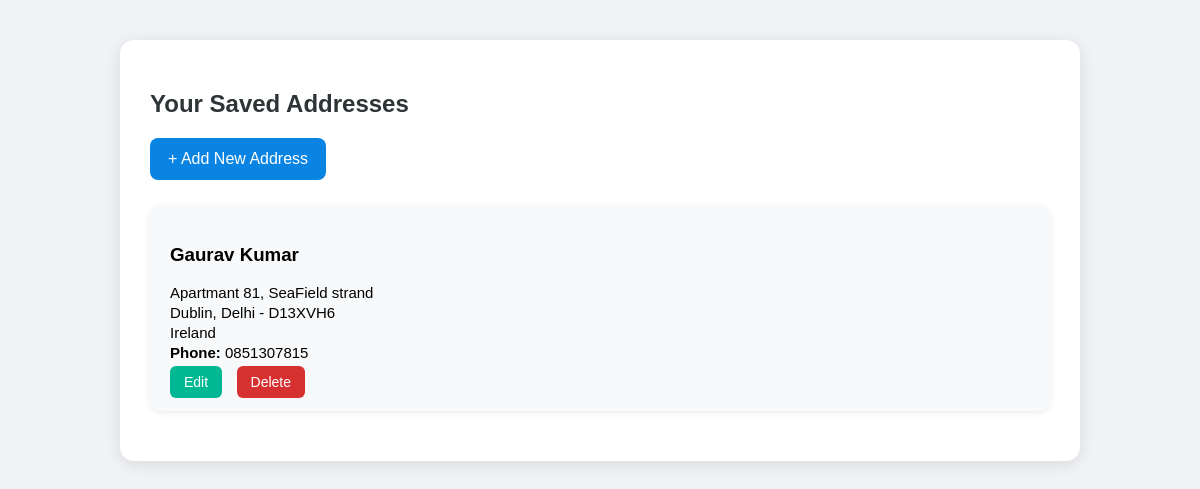
/ebook/addresses/ (signed in), run on the app's committed database.
### ebookapp/models.py (models this page shows, shortened)
class Address(models.Model):
    user = models.ForeignKey(User, on_delete=models.CASCADE, related_name="addresses")
    full_name = models.CharField(max_length=100)
    phone = models.CharField(max_length=15)
    address_line1 = models.CharField(max_length=200)
    address_line2 = models.CharField(max_length=200, blank=True, null=True)
    city = models.CharField(max_length=50)
    state = models.CharField(max_length=50)
    pincode = models.CharField(max_length=10)
    country = models.CharField(max_length=30, default="India")

### ebookapp/views.py (the view)
# urls.py: path("addresses/", address_list, name="address_list"),
@login_required
def address_list(request):
    addresses = request.user.addresses.all()
    return render(request, "address/address_list.html", {"addresses": addresses})

### ebookapp/views.py (called while the page is built)
def cart_count(request):
    if request.user.is_authenticated:
        count = CartItem.objects.filter(user=request.user).count()
    else:
        count = 0
    return {"cart_count": count}

### templates/address/address_list.html (shortened to what this page needs)
<!DOCTYPE html>
<html>
  <head>
  </head>
  <body>
    <div class="container">
      <h2>Your Saved Addresses</h2>
      <a href="{% url 'add_address' %}" class="add-btn">+ Add New Address</a>
      {% if addresses %} {% for a in addresses %}
      <div class="address-card">
        <h3>{{ a.full_name }}</h3>
        <p class="address-line">{{ a.address_line1 }}</p>
        <p class="address-line">
          {{ a.city }}, {{ a.state }} - {{ a.pincode }}
        </p>
        <p class="address-line">{{ a.country }}</p>
        <p class="address-line"><strong>Phone:</strong> {{ a.phone }}</p>
        <div class="btn-group">
          <a href="{% url 'edit_address' a.id %}" class="btn edit-btn">Edit</a>
          <a
            href="{% url 'delete_address' a.id %}"
            class="btn delete-btn"
            onclick="return confirm('Are you sure you want to delete this address?')"
          >
            Delete
          </a>
        </div>
      </div>
      {% endfor %} {% else %}
      <p>No addresses saved yet.</p>
      {% endif %}
    </div>
  </body>
</html>

### templates/address/address_list.html (style rules this page uses)
body { font-family: Arial, sans-serif; background: #f1f2f6; margin: 0; padding: 0; }
.container { max-width: 900px; margin: 40px auto; background: white; padding: 30px; border-radius: 14px; box-shadow: 0 3px 15px rgba(0, 0, 0, 0.1); }
h2 { margin-bottom: 20px; color: #2d3436; }
.add-btn { background: #0984e3; color: white; padding: 12px 18px; border-radius: 8px; text-decoration: none; display: inline-block; margin-bottom: 25px; transition: 0.2s; }
.address-card { background: #f8f9fa; padding: 20px; border-radius: 12px; box-shadow: 0 2px 7px rgba(0, 0, 0, 0.08); margin-bottom: 20px; }
.address-line { margin: 3px 0; font-size: 15px; }
.btn-group { margin-top: 12px; }
.btn { padding: 8px 14px; border-radius: 6px; text-decoration: none; font-size: 14px; margin-right: 10px; }
.edit-btn { background: #00b894; color: white; }
.delete-btn { background: #d63031; color: white; }

### data on the page
Address: full_name "Gaurav Kumar", address_line1 "Apartmant 81, SeaField strand", city "Dublin", state "Delhi", pincode "D13XVH6", country "Ireland", phone "0851307815"
